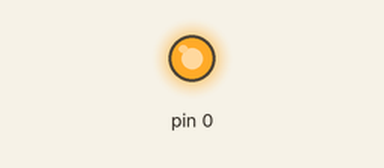
This sketch was run on a simulated Arduino Uno, built with avr-gcc and run on an emulated ATmega328P. Parts: output pins drawn as LEDs (lit = HIGH).

Above: at 0.2 s.
At 6.6 s:
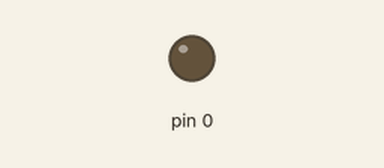
Timing chart, 0 to 10.0 s (numbered marks = the images above):
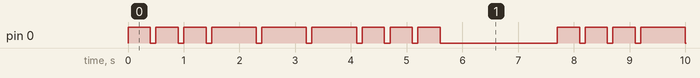

The sketch:

Morse_led1.ino
```cpp
char message[]="sos";

int morse_a[]={2,1,0};
int morse_b[]={4,1,0,0,0};
int morse_c[]={4,1,0,1,0};
int morse_d[]={3,1,0,0};
int morse_e[]={2,1,0};
int morse_f[]={4,0,0,1,0};
int morse_g[]={3,1,1,0};
int morse_h[]={4,0,0,0,0};
int morse_i[]={2,0,0};
int morse_j[]={4,0,1,1,1};
int morse_k[]={3,1,0,1};
int morse_l[]={4,0,1,0,0};
int morse_m[]={2,1,1};

int morse_n[]={2,1,0};
int morse_o[]={3,1,1,1};
int morse_p[]={4,0,1,1,0};
int morse_q[]={4,1,1,0,1};
int morse_r[]={3,0,1,0};
int morse_s[]={3,0,0,0};
int morse_t[]={1,1};
int morse_u[]={3,0,0,1};
int morse_v[]={4,0,0,0,1};
int morse_w[]={3,0,1,1};
int morse_x[]={4,1,0,0,1};
int morse_y[]={4,1,0,1,1};
int morse_z[]={4,1,1,0,0};

int morse_1[]={5,0,1,1,1,1};
int morse_2[]={5,0,0,1,1,1};
int morse_3[]={5,0,0,0,1,1};
int morse_4[]={5,0,0,0,0,1};
int morse_5[]={5,0,0,0,0,0};
int morse_6[]={5,1,0,0,0,0};
int morse_7[]={5,1,1,0,0,0};
int morse_8[]={5,1,1,1,0,0};
int morse_9[]={5,1,1,1,1,0};
int morse_10[]={5,1,1,1,1,1};
int morse_11[]={1,-1};


void morse(int *arr,int l,int pin){
  for (int i=0;i<l;i++){
    if (*(arr+i)==1){
      digitalWrite(pin, HIGH);  // turn the LED on (HIGH is the voltage level)
      delay(800);                      // wait for a second
      digitalWrite(pin, LOW);   // turn the LED off by making the voltage LOW
      delay(100);                      // wait for a second
    }
    // else if (arr==-1){
    //   digitalWrite(pin, LOW);   // turn the LED off by making the voltage LOW
    //   delay(1200);
    // }
    else{
      digitalWrite(pin, HIGH);  // turn the LED on (HIGH is the voltage level)
      delay(400);                      // wait for a second
      digitalWrite(pin, LOW);   // turn the LED off by making the voltage LOW
      delay(100);
    }
  }
}

int* encode(char msg){
    if (msg=='a' || msg=='A') return morse_a;
    else if (msg=='b' || msg=='B') return morse_b;
    else if (msg=='c' || msg=='C') return morse_c;
    else if (msg=='d' || msg=='D') return morse_d;
    else if (msg=='e' || msg=='E') return morse_e;
    else if (msg=='f' || msg=='F') return morse_f;
    else if (msg=='g' || msg=='G') return morse_g;
    else if (msg=='h' || msg=='H') return morse_h;
    else if (msg=='i' || msg=='I') return morse_i;
    else if (msg=='j' || msg=='J') return morse_j;
    else if (msg=='k' || msg=='K') return morse_k;
    else if (msg=='l' || msg=='L') return morse_l;
    else if (msg=='m' || msg=='M') return morse_m;
    else if (msg=='n' || msg=='N') return morse_n;
    else if (msg=='o' || msg=='O') return morse_o;
    else if (msg=='p' || msg=='P') return morse_p;
    else if (msg=='q' || msg=='Q') return morse_q;
    else if (msg=='r' || msg=='R') return morse_r;
    else if (msg=='s' || msg=='S') return morse_s;
    else if (msg=='t' || msg=='T') return morse_t;
    else if (msg=='u' || msg=='U') return morse_u;
    else if (msg=='v' || msg=='V') return morse_v;
    else if (msg=='w' || msg=='W') return morse_w;
    else if (msg=='x' || msg=='X') return morse_x;
    else if (msg=='y' || msg=='Y') return morse_y;
    else if (msg=='z' || msg=='Z') return morse_z;
    else if (msg=='1') return morse_1;
    else if (msg=='2') return morse_2;
    else if (msg=='3') return morse_3;
    else if (msg=='4') return morse_4;
    else if (msg=='5') return morse_5;
    else if (msg=='6') return morse_6;
    else if (msg=='7') return morse_7;
    else if (msg=='8') return morse_8;
    else if (msg=='9') return morse_9;
    else if (msg=='10') return morse_10;
    else if (msg==' ') return morse_11;
}

void setup() {
  // initialize digital pin LED_BUILTIN as an output.
  pinMode(0, OUTPUT);
}


// the loop function runs over and over again forever
void loop() {
  int len=sizeof(message)/sizeof(message[0]);
  for (int i=0;i<len-1;i++){
    int *arr=encode(message[i]);
    int l_arr=*arr;
    Serial.println(message[i]);
    morse(arr+1,l_arr,0);
  }
  digitalWrite(0,LOW);
  delay(2000);
}
```

Measured:
- by itself, pin 0: repeats every 7.7 s: 2 × (LOW 0.10 s, HIGH 0.40 s), 3 × (LOW 0.10 s, HIGH 0.80 s), 3 × (LOW 0.10 s, HIGH 0.40 s), LOW 2.1 s, HIGH 0.40 s
- by itself, everything shown: repeats every 7.7 s, in 18 steps
